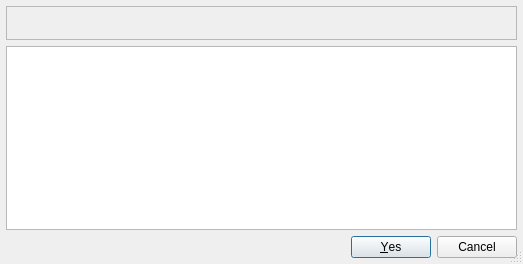
<?xml version="1.0" encoding="UTF-8"?>
<ui version="4.0">
 <class>Dialog</class>
 <widget class="QDialog" name="Dialog">
  <property name="geometry">
   <rect>
    <x>0</x>
    <y>0</y>
    <width>523</width>
    <height>264</height>
   </rect>
  </property>
  <property name="windowTitle">
   <string/>
  </property>
  <property name="sizeGripEnabled">
   <bool>true</bool>
  </property>
  <property name="modal">
   <bool>true</bool>
  </property>
  <layout class="QVBoxLayout" name="verticalLayout">
   <property name="leftMargin">
    <number>6</number>
   </property>
   <property name="topMargin">
    <number>6</number>
   </property>
   <property name="rightMargin">
    <number>6</number>
   </property>
   <property name="bottomMargin">
    <number>6</number>
   </property>
   <item>
    <widget class="QFrame" name="frame">
     <property name="frameShape">
      <enum>QFrame::Shape::StyledPanel</enum>
     </property>
     <property name="frameShadow">
      <enum>QFrame::Shadow::Raised</enum>
     </property>
     <layout class="QHBoxLayout" name="horizontalLayout" stretch="1,0">
      <item>
       <widget class="QLabel" name="question_label">
        <property name="text">
         <string/>
        </property>
       </widget>
      </item>
      <item>
       <widget class="QLabel" name="icon">
        <property name="text">
         <string/>
        </property>
       </widget>
      </item>
     </layout>
    </widget>
   </item>
   <item>
    <widget class="QListWidget" name="list_widget">
     <property name="editTriggers">
      <set>QAbstractItemView::EditTrigger::NoEditTriggers</set>
     </property>
     <property name="selectionBehavior">
      <enum>QAbstractItemView::SelectionBehavior::SelectItems</enum>
     </property>
    </widget>
   </item>
   <item>
    <widget class="QDialogButtonBox" name="button_box">
     <property name="orientation">
      <enum>Qt::Orientation::Horizontal</enum>
     </property>
     <property name="standardButtons">
      <set>QDialogButtonBox::StandardButton::Cancel|QDialogButtonBox::StandardButton::Yes</set>
     </property>
    </widget>
   </item>
  </layout>
 </widget>
 <resources/>
 <connections>
  <connection>
   <sender>button_box</sender>
   <signal>accepted()</signal>
   <receiver>Dialog</receiver>
   <slot>accept()</slot>
   <hints>
    <hint type="sourcelabel">
     <x>248</x>
     <y>254</y>
    </hint>
    <hint type="destinationlabel">
     <x>157</x>
     <y>274</y>
    </hint>
   </hints>
  </connection>
  <connection>
   <sender>button_box</sender>
   <signal>rejected()</signal>
   <receiver>Dialog</receiver>
   <slot>reject()</slot>
   <hints>
    <hint type="sourcelabel">
     <x>316</x>
     <y>260</y>
    </hint>
    <hint type="destinationlabel">
     <x>286</x>
     <y>274</y>
    </hint>
   </hints>
  </connection>
 </connections>
</ui>
